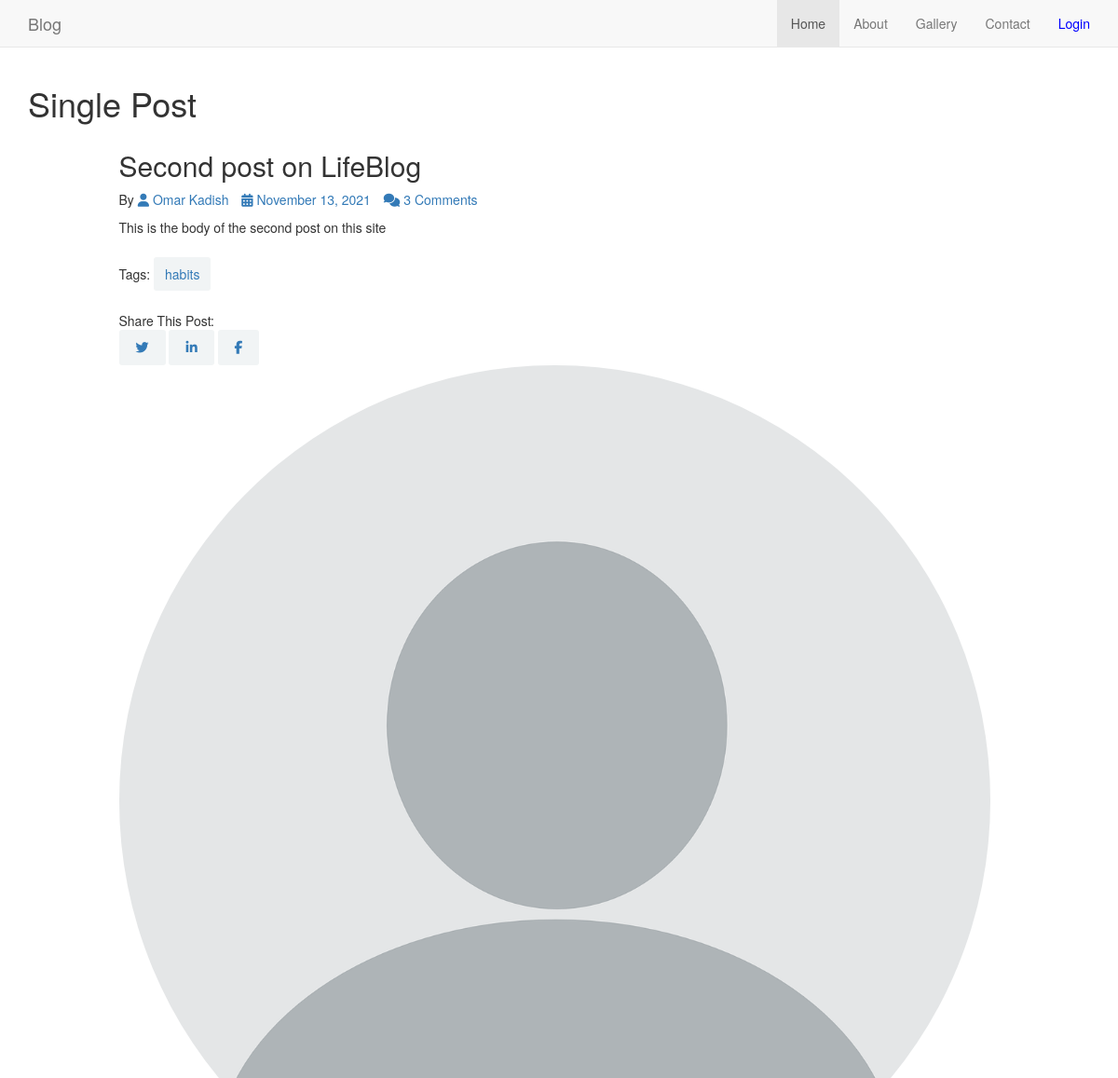
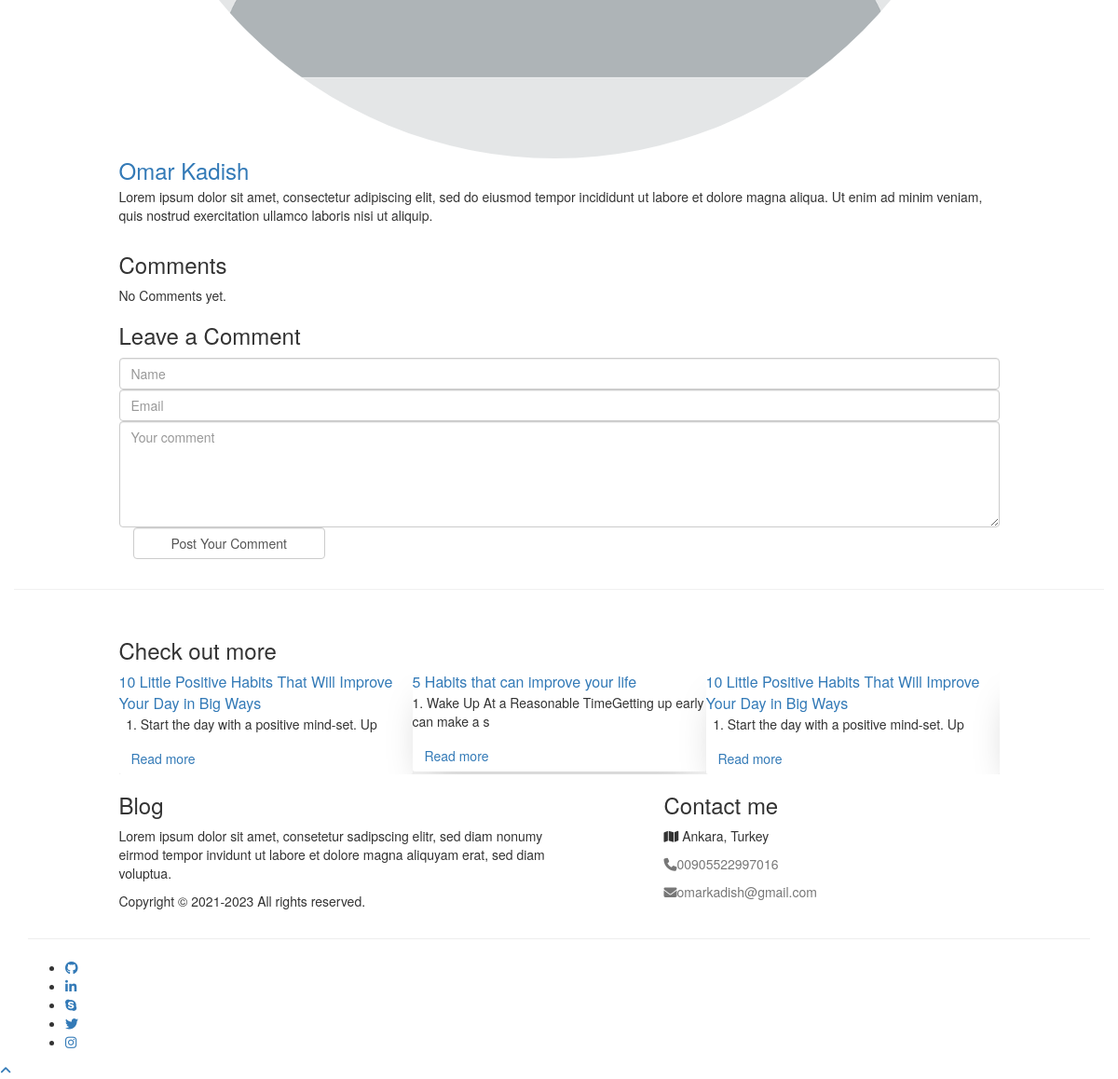
Screenshot of /single-post.php?openpost=2 with the database file from the repository (2 pictures, top to bottom).
### tables this page shows
CREATE TABLE IF NOT EXISTS `posts` (
  `id` int(11) NOT NULL AUTO_INCREMENT,
  `title` varchar(100) NOT NULL,
  `content` text NOT NULL,
  `status` tinyint(1) NOT NULL DEFAULT '1',
  `header_photo` text NOT NULL,
  `view_count` int(11) DEFAULT '0',
  `user_id` int(11) NOT NULL,
  `created_at` timestamp NOT NULL DEFAULT CURRENT_TIMESTAMP,
  PRIMARY KEY (`id`),
  KEY `UserID` (`user_id`)
);

CREATE TABLE IF NOT EXISTS `tags` (
  `id` int(11) NOT NULL AUTO_INCREMENT,
  `title` varchar(50) NOT NULL,
  `description` varchar(255) DEFAULT NULL,
  PRIMARY KEY (`id`)
);

### controllers/post_controller.php (called while the page is built, shortened)
<?php
$tag_query = "SELECT * FROM tags";
$t_res = $conn->prepare($tag_query);
$t_res->execute();
$tagList = $t_res->fetchall();
if (isset($_GET['openpost'])) {
    $curr_id = $_GET['openpost'];
    $query = "SELECT p.*, concat(u.firstName, ' ', u.lastName) AS auther, u.photo_path As photo
        FROM posts p, users u WHERE p.id=? AND p.user_id=u.id";
    $res = $conn->prepare($query);
    $res->execute([$curr_id]);
    $current_post = $res->fetch();
    $query = "UPDATE posts SET view_count=view_count+1 where id=?";
    $conn->prepare($query)->execute([$curr_id]);
    $tag_query = "SELECT * FROM tags where id in(select tag_id FROM post_tag WHERE post_id=?)";
    $t_res = $conn->prepare($tag_query);
    $t_res->execute([$curr_id]);
    $tags = $t_res->fetchall();
    $comment_query = "SELECT * FROM comments WHERE post_id=?";
    $c_res = $conn->prepare($comment_query);
    $c_res->execute([$curr_id]);
    $comments = $c_res->fetchall();
    $related_query = "SELECT DISTINCT p.* FROM posts p
		INNER JOIN post_tag pt ON pt.post_id = p.id
        AND pt.tag_id IN (SELECT t.id FROM tags t
		INNER JOIN post_tag pt ON t.id = pt.tag_id AND pt.post_id = ?)
       	WHERE p.id != ?;";
    $related = $conn->prepare($related_query);
    $related->execute([$curr_id, $curr_id]);
    $relatedPosts = $related->fetchall();
}
$name = $email = $content = '';
?>

### single-post.php (the view, shortened to what this page needs)
<?php
     require_once("config.php");
     include(ROOT_PATH.'/controllers/post_controller.php');
 ?>
<!DOCTYPE html>
<html lang="en">
<?php include(ROOT_PATH.'/layout/header.php'); ?>
<?php include(ROOT_PATH.'/layout/navbar.php'); ?>
<section id="home" class="main-single-post parallax-section" style='background: url("<?php echo BASE_URL.$current_post['header_photo'] ?>") no-repeat '>
     <div class="container">
          <div class="row">
               <div class="col-md-12 col-sm-12">
                    <h1>Single Post</h1>
               </div>
          </div>
     </div>
</section>
<section id="blog-single-post">
     <div class="container">
          <div class="row" style="padding-bottom: 32px;">
               <div class="col-md-offset-1 col-md-10 col-sm-12">
                    <div class="blog-single-post-thumb">
                         <div class="blog-post-title">
                              <h2><?php echo $current_post['title'] ?></a></h2>
                         </div>
                         <div class="blog-post-format">
                              <ul class="list-inline">
                                   <li>By <span><a href="#"><i class="fa fa-user"></i> <?php echo $current_post['auther'] ?></a></span></li>
                                  <li><span><a href="#"><i class="fa fa-calendar"></i> <?php echo date('F d, Y', strtotime($current_post['created_at']));?></a></span></li>
                                  <li><span><a href="#comments"><i class="fa fa-comments"></i> 3 Comments</a></span></li>
                              </ul>
                         </div>
                         <div class="blog-post-des">
                              <?php echo $current_post['content'] ?>
                         </div>
                            <div class="tag-items" >
                                <span class="small-text">Tags:</span>
                                <?php foreach ($tags as $tag):
                                    echo '<a href="/tagfilter.php?selectedTag='.$tag['title'].'" rel="tag">'.$tag['title'].'</a>';
                                endforeach; ?>
                            </div>
                            <div class="share-items" style="margin-top: 30px">
                                <span>Share This Post:</span><br>
                                <a href="https://twitter.com/share?url=<?php echo BASE_URL.'/single-post.php?openpost='.$current_post['id']; ?>&amp;text=Simple%20Share%20Buttons&amp;hashtags=simplesharebuttons" target="_blank" class="fa fa-twitter"></a>
                                <a href="https://www.linkedin.com/shareArticle?mini=true&amp;url=<?php echo BASE_URL.'/single-post.php?openpost='.$current_post['id']; ?>" target="_blank" class="fa fa-linkedin"></a>
                                <a href="https://www.facebook.com/sharer.php?u=<?php echo BASE_URL.'/single-post.php?openpost='.$current_post['id']; ?>" target="_blank" class="fa fa-facebook"></a>
                            </div>
                         <div class="blog-author">
                              <div class="media">
                                   <div class="media-object pull-left">
                                        <img src="./Images/blank-profile.png" class="img-circle img-responsive" alt="blog">
                                   </div>
                                   <div class="media-body">
                                        <h3 class="media-heading"><a href="#"><?php echo $current_post['auther'] ?></a></h3>
                                        <p>Lorem ipsum dolor sit amet, consectetur adipiscing elit, sed do eiusmod tempor incididunt ut labore et dolore magna aliqua. Ut enim ad minim veniam, quis nostrud exercitation ullamco laboris nisi ut aliquip.</p>
                                   </div>
                              </div>
                         </div>
                         <div class="blog-comment" id="comments">
                              <h3>Comments</h3>
                              <?php if($comments): ?>
                                   <?php foreach($comments as $comment): ?>
                                   <div class="media" style="border-top:1px solid #dce4e6; padding-top:30px">
                                        <div class="media-object pull-left">
                                             <img src="./Images/blank-profile.png" class="img-responsive img-circle" alt="Blog Image 11">
                                        </div>
                                        <div class="media-body">
                                             <h3 class="media-heading"><?php echo $comment['name'] ?></h3><a href="#" class="comment-reply">Reply</a>
                                             <div><p><?php echo date('F d, Y', strtotime($comment['created_at'])).' at '.date('H:i A', strtotime($comment['created_at']));?></p></div>
                                             <div><p><?php echo $comment['content'] ?></p></div>
                                        </div>
                                   </div>
                                   <?php endforeach; ?>
                              <?php else: ?>
                                   <p>No Comments yet.</p>
                              <?php endif;?>
                         </div>
                         <div class="blog-comment-form" id="comment-form">
                              <h3>Leave a Comment</h3>
                              <form action="<?php echo(isset($validationMsg))? 'single-post.php?openpost='.$current_post['id']:'single-post.php?openpost='.$current_post['id'].'#comment-form'; ?>" method="post">
                                   <div>
                                        <input type="text" class="form-control" placeholder="Name"
                                             name="name" value="<?php echo htmlspecialchars($name); ?>">
                                   </div>
                                   <div>
                                        <input type="email" class="form-control" placeholder="Email"
                                             name="email" value="<?php echo htmlspecialchars($email); ?>">
                                   </div>
                                   <div>
                                        <textarea name="content" rows="5" class="form-control" id="content" placeholder="Your comment"
                                             message="message" value="<?php echo $content; ?>"></textarea>
                                   </div>
                                   <div class="col-md-3 col-sm-4">
                                        <input name="postComment" type="submit" class="form-control" id="submit" value="Post Your Comment">
                                   </div>
                              </form>
                         </div>
                    </div>
               </div>
          </div>
         <div class="row" style="padding-top: 32px; border-top: 1px solid #f0f0f0">
              <div class="col-md-offset-1 col-md-10 col-sm-10">
                  <h3>Check out more</h3>
                  <?php if(!empty($relatedPosts)){ ?>
                      <div class="slider owl-carousel">
                            <?php foreach($relatedPosts as $post): ?>
                                  <div class="card" style="max-height: 20%;">
                                      <div class="content">
                                          <div class="title" style="font-size: medium"><a href='<?php echo "single-post.php?openpost=".$post['id'] ?>'><?php echo $post['title']; ?></a></div>
                                          <p><?php echo substr(strip_tags($post['content']), 0, 60); ?></p>
                                          <div class="btn">
                                              <a href='<?php echo "single-post.php?openpost=".$post['id'] ?>'>Read more</a>
                                          </div>
                                      </div>
                                  </div>
                            <?php endforeach; ?>
                      </div>
                  <?php } else
                      echo '<div class="title" style="font-size: medium">There is No Related Post to The Current Post.</div>'; ?>
              </div>
         </div>
     </div>
</section>
<?php include(ROOT_PATH.'/layout/footer.php'); ?>

### layout/header.php (shortened to what this page needs)
<head>
    <link rel="stylesheet" href="<?php echo BASE_URL . '/style/css/bootstrap.min.css'; ?>">
    <link rel="stylesheet" href="<?php echo BASE_URL . '/style/css/font-awesome.min.css'; ?>">
    <link rel="stylesheet" href="<?php echo BASE_URL . '/style/css/magnific-popup.css'; ?>">
    <link rel="stylesheet" href="<?php echo BASE_URL . '/style/css/style.css'; ?>">
    <link rel="stylesheet" href="<?php echo BASE_URL . '/style/css/slideStyle.css'; ?>">
    <link rel="stylesheet" href="https://cdnjs.cloudflare.com/ajax/libs/OwlCarousel2/2.3.4/assets/owl.carousel.min.css">
    <link rel="stylesheet" href="<?php echo BASE_URL . '/admin/style/vendors/select2/select2.min.css'; ?>">
    <link rel="stylesheet"
          href="<?php echo BASE_URL . '/admin/style/vendors/select2-bootstrap-theme/select2-bootstrap.min.css'; ?>">
</head>
<body>

### layout/navbar.php (shortened to what this page needs)
<div class="navbar navbar-default navbar-static-top" role="navigation">
     <div class="container">
          <div class="navbar-header">
               <a href="<?php echo BASE_URL.'/index.php' ?>" class="navbar-brand">Blog</a>
          </div>
          <div class="collapse navbar-collapse">
               <ul class="nav navbar-nav navbar-right" id="#myTab">
                    <li class="active"><a href="<?php echo BASE_URL."/index.php" ?>">Home</a></li>
                    <li><a href="<?php echo BASE_URL.'/about.php' ?>">About</a></li>
                    <li><a href="<?php echo BASE_URL.'/gallery.php' ?>">Gallery</a></li>
                    <li><a href="<?php echo BASE_URL."/contact.php" ?>">Contact</a></li>
                    <li>
                         <?php if (isset($_SESSION['user'])) :
                                   echo '<a href="'.BASE_URL.'/registration/logout.php" style="color: red;">logout</a>';?>
                         <?php else:
                                   echo '<a href="'.BASE_URL.'/registration/login.php" style="color: blue;">Login</a>';
                              endif ?>
                    </li>
               </ul>
          </div>
  </div>
</div>

### layout/footer.php (shortened to what this page needs)
<footer>
     <div class="container">
          <div class="row">
               <div class="col-md-5 col-md-offset-1 col-sm-6">
                    <h3>Blog</h3>
                    <p>Lorem ipsum dolor sit amet, consetetur sadipscing elitr, sed diam nonumy eirmod tempor invidunt ut labore et dolore magna aliquyam erat, sed diam voluptua.</p>
                    <div class="footer-copyright">
                         <p>Copyright &copy; 2021-<?php echo date("Y");?> All rights reserved.</p>
                    </div>
               </div>
               <div class="col-md-4 col-md-offset-1 col-sm-6">
                    <h3>Contact me</h3>
                    <p><i class="fa fa-map"></i> Ankara, Turkey</p>
                    <p><a href="tel:00905522997016" style="color: #777;"><i class="fa fa-phone"></i>00905522997016</a></p>
                    <p><a href="mailto:omarkadish@gmail.com" style="color: #777;"><i class="fa fa-envelope"></i>omarkadish@gmail.com</a></p>
               </div>
               <div class="clearfix col-md-12 col-sm-12">
                    <hr>
               </div>
               <div class="col-md-12 col-sm-12">
                    <ul class="social-icon">
                         <li><a href="https://github.com/OmarKadish" target="_blank" class="fa fa-github"></a></li>
                         <li><a href="https://www.linkedin.com/in/omar-kadish" target="_blank" class="fa fa-linkedin"></a></li>
                         <li><a href="https://join.skype.com/invite/rekXnJwHcevb" target="_blank" class="fa fa-skype"></a></li>
                         <li><a href="https://mobile.twitter.com/omarabdalazeez6" target="_blank" class="fa fa-twitter"></a></li>
                         <li><a href="https://www.instagram.com/omarabdalazeez6/" target="_blank" class="fa fa-instagram"></a></li>
                    </ul>
               </div>
          </div>
     </div>
</footer>
<a href="#back-top" class="go-top"><i class="fa fa-angle-up"></i></a>
</body>
</html>

### layout/header.php (style rules this page uses)
.tag-items { margin-top: 30px; display: block; }
.tag-items a { padding: 8px 12px; background-color: #f1f4f5; -webkit-border-radius: 3px; -moz-border-radius: 3px; -ms-border-radius: 3px; -o-border-radius: 3px; border-radius: 3px; }
img { height: auto; max-width: 100%; vertical-align: middle; }
.card { background-color: white; border-radius: 0.25rem; box-shadow: 0 20px 40px -14px rgba(0, 0, 0, 0.25); display: flex; flex-direction: column; overflow: hidden; }
.share-items a { padding: 12px 18px; background-color: #f1f4f5; -webkit-border-radius: 3px; -moz-border-radius: 3px; -ms-border-radius: 3px; -o-border-radius: 3px; border-radius: 3px; }

### rows the page displays
posts: title "Second post on LifeBlog", created_at "November 13, 2021", content "This is the body of the second post on this site"
tags: title "habits"
posts: title "5 Habits that can improve your life", content "1. Wake Up At a Reasonable TimeGetting up early can make a s"
posts: title "10 Little Positive Habits That Will Improve Your Day in Big Ways", content "1. Start the day with a positive mind-set. Up"

### other values shown
$current_post['auther'] "Omar Kadish"
